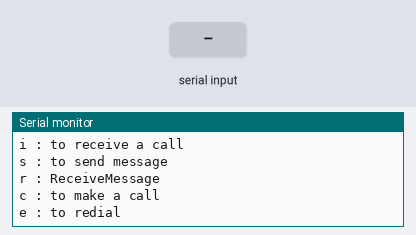
A sketch run on a simulated Arduino Uno, built with avr-gcc and run on an emulated ATmega328P. Shown: the last lines printed to the serial monitor. The test bench sets the inputs (shaded band). The modem accepts every AT command (registered, SIM ready, sends succeed) and sends nothing else.

Above: at 1.4 s.
1.5 s: "s" received over Serial
At 2.0 s:
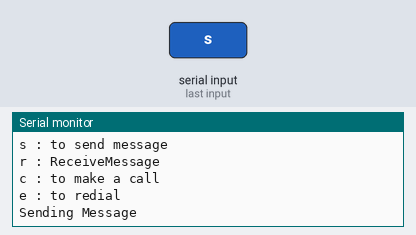
3.0 s: "s" received over the second serial link
6.0 s: "r" received over Serial
At 6.6 s:
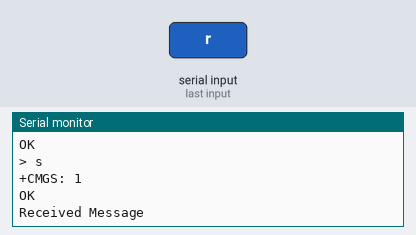
7.5 s: "r" received over the second serial link
At 8.7 s:
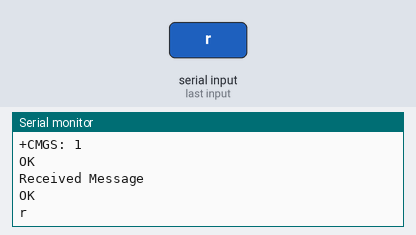
9.0 s: "c" received over Serial
At 9.6 s:
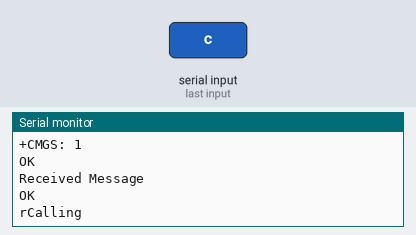

Measured:
- after the input at 1.5 s, the serial monitor: prints a new line at once (image 1)
- after the input at 6.0 s, the serial monitor: prints a new line at once (image 2)
- after the input at 7.5 s, the serial monitor: prints a new line at once (image 3)
- after the input at 9.0 s, the serial monitor: prints a new line at once (image 4)

The sketch:

sketch_mar18a.ino
```cpp
#include <SoftwareSerial.h>
#include<LiquidCrystal.h>
SoftwareSerial mySerial(10, 11);//tx, rx
LiquidCrystal lcd(13, 12, 11, 10, 9, 8);

char msg;
char call;
void setup()
{
mySerial.begin(9600); // Setting the baud rate of GSM Module
Serial.begin(9600); // Setting the baud rate of Serial Monitor (Arduino)
Serial.println("GSM SIM900A BEGIN");
Serial.println("Enter character for control option:");
Serial.println("h : to disconnect a call");
Serial.println("i : to receive a call");
Serial.println("s : to send message");
Serial.println("r : ReceiveMessage");
Serial.println("c : to make a call");
Serial.println("e : to redial");
Serial.println();
delay(100);
}
void loop()
{
if (Serial.available()>0)
switch(Serial.read())
{
case 's':
SendMessage();
break;
case 'r':
ReceiveMessage();
break;
case 'c':
MakeCall();
break;
case 'h':
HangupCall();
break;
case 'e':
RedialCall();
break;
case 'i':
ReceiveCall();
break;
}
if (mySerial.available()>0)
Serial.write(mySerial.read());
}
void SendMessage()
{
Serial.println("Sending Message");
mySerial.println("AT+CMGF=1"); //Sets the GSM Module in Text Mode
delay(1000); // Delay of 1000 milli seconds or 1 second
mySerial.println("AT+CMGS=\"+919345366672\"\r"); // Replace x with mobile number +91
delay(1000);
mySerial.println("sim900a sms");// The SMS text you want to send
delay(100);
mySerial.println((char)26);// ASCII code of CTRL+Z
delay(1000);
}
void ReceiveMessage()
{
Serial.println("Received Message");
mySerial.println("AT+CNMI=2,2,0,0,0"); // AT Command to recieve a live SMS
delay(1000);
if (mySerial.available()>0)
{
msg=mySerial.read();
Serial.print(msg);
}
}
void MakeCall()
{
mySerial.println("ATD+919345366672;"); // ATDxxxxxxxxxx; -- watch out here for semicolon at the end!!
Serial.println("Calling "); // print response over serial port
delay(5000);
}
void HangupCall()
{
mySerial.println("ATH");
Serial.println("Hangup Call");
delay(1000);
}
void ReceiveCall()
{
mySerial.println("ATA");
Serial.println("Received Call");
delay(1000);
{
call=mySerial.read();
Serial.print(call);
}
}
void RedialCall()
{
mySerial.println("ATDL");
Serial.println("Redialing");
delay(1000);
}
```
